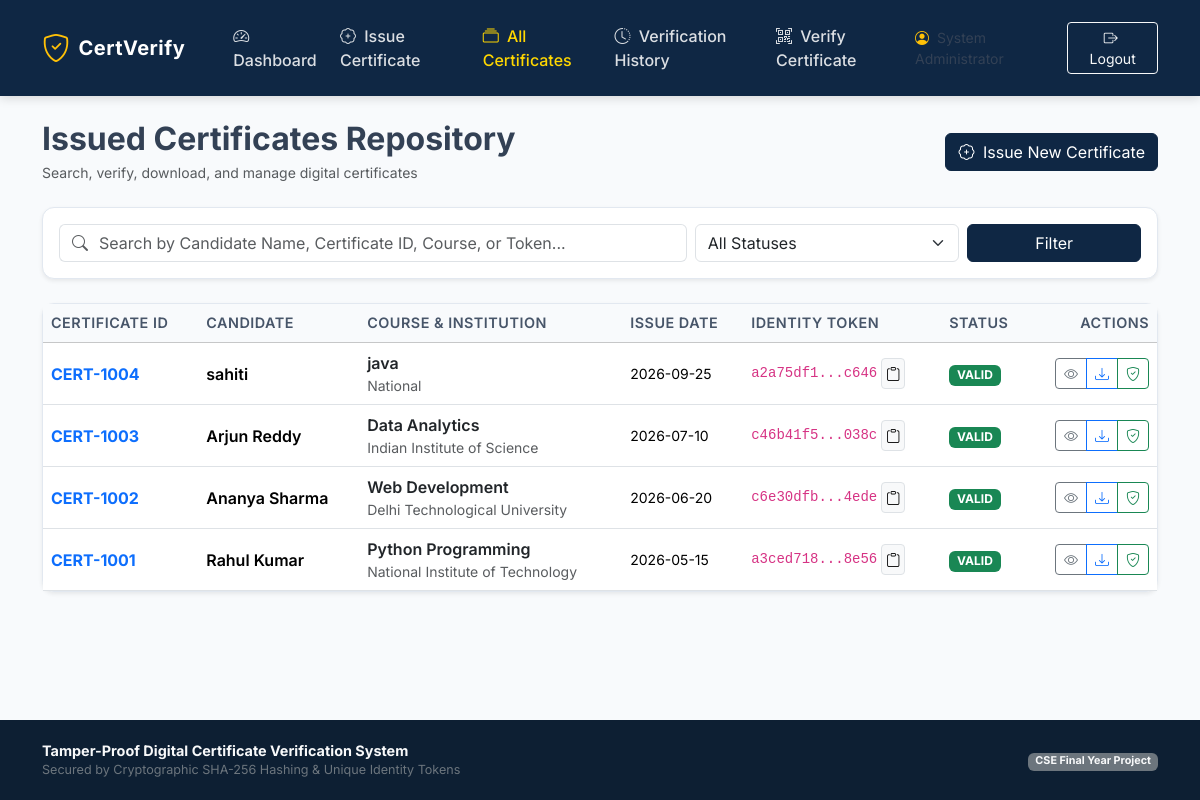
Screenshot of /certificates (signed in) with the database file from the repository.
### tables this page shows
CREATE TABLE users (
    id INTEGER PRIMARY KEY AUTOINCREMENT,
    name TEXT NOT NULL,
    email TEXT UNIQUE NOT NULL,
    username TEXT UNIQUE NOT NULL,
    password_hash TEXT NOT NULL,
    role TEXT NOT NULL DEFAULT 'admin',
    created_at TIMESTAMP DEFAULT CURRENT_TIMESTAMP
);

CREATE TABLE certificates (
    id INTEGER PRIMARY KEY AUTOINCREMENT,
    certificate_id TEXT UNIQUE NOT NULL,
    candidate_name TEXT NOT NULL,
    course_name TEXT NOT NULL,
    institution_name TEXT NOT NULL,
    issue_date TEXT NOT NULL,
    certificate_type TEXT NOT NULL DEFAULT 'Course Completion',
    file_path TEXT,
    sha256_hash TEXT NOT NULL,
    token TEXT UNIQUE NOT NULL,
    qr_code_path TEXT,
    status TEXT NOT NULL DEFAULT 'VALID',
    created_at TIMESTAMP DEFAULT CURRENT_TIMESTAMP,
    updated_at TIMESTAMP DEFAULT CURRENT_TIMESTAMP
);

### app.py (the view)
@app.route('/certificates')
@login_required
def certificates():
    search_query = request.args.get('q', '').strip()
    status_filter = request.args.get('status', '').strip()
    cert_list = get_all_certificates(search_query=search_query or None, status_filter=status_filter or None)
    return render_template('certificates.html', certificates=cert_list, search_query=search_query, status_filter=status_filter)

### app.py (called while the page is built)
def login_required(f):
    @wraps(f)
    def decorated_function(*args, **kwargs):
        if 'user_id' not in session:
            flash('Please log in to access this page.', 'warning')
            return redirect(url_for('login', next=request.url))
        return f(*args, **kwargs)
    return decorated_function

@app.context_processor
def inject_user():
    user = None
    if 'user_id' in session:
        user = get_user_by_id(session['user_id'])
    return {'current_user': user, 'now': datetime.now()}

### database.py (called while the page is built, shortened)
def get_db_connection():
    os.makedirs(os.path.dirname(Config.DATABASE_PATH), exist_ok=True)
    conn = sqlite3.connect(Config.DATABASE_PATH)
    conn.row_factory = sqlite3.Row
    conn.execute("PRAGMA foreign_keys = ON;")
    return conn

def get_user_by_id(user_id):
    conn = get_db_connection()
    user = conn.execute("SELECT * FROM users WHERE id = ?", (user_id,)).fetchone()
    conn.close()
    return user

def get_all_certificates(search_query=None, status_filter=None):
    conn = get_db_connection()
    sql = "SELECT * FROM certificates WHERE 1=1"
    params = []
    if status_filter:
        sql += " AND status = ?"
        params.append(status_filter)
    sql += " ORDER BY id DESC"
    certs = conn.execute(sql, params).fetchall()
    conn.close()
    return certs

### templates/certificates.html (shortened to what this page needs)
{% extends "base.html" %}
{% block content %}
<div class="d-flex flex-column flex-md-row justify-content-between align-items-md-center mb-4 gap-3">
    <div>
        <h2 class="fw-bold mb-1">Issued Certificates Repository</h2>
        <p class="text-muted small mb-0">Search, verify, download, and manage digital certificates</p>
    </div>
    <div class="d-flex gap-2">
        <a href="{{ url_for('issue_certificate') }}" class="btn btn-primary">
            <i class="bi bi-patch-plus me-1"></i> Issue New Certificate
        </a>
    </div>
</div>
<div class="card shadow-sm p-3 mb-4">
    <form method="GET" action="{{ url_for('certificates') }}" class="row g-2 align-items-center">
        <div class="col-md-7">
            <div class="input-group">
                <span class="input-group-text bg-white border-end-0"><i class="bi bi-search text-muted"></i></span>
                <input type="text" class="form-control border-start-0 ps-0" name="q" value="{{ search_query }}" placeholder="Search by Candidate Name, Certificate ID, Course, or Token...">
            </div>
        </div>
        <div class="col-md-3">
            <select class="form-select" name="status">
                <option value="">All Statuses</option>
            </select>
        </div>
        <div class="col-md-2 d-flex gap-2">
            <button type="submit" class="btn btn-primary w-100">Filter</button>
        </div>
    </form>
</div>
<div class="card shadow-sm">
    <div class="table-responsive">
        <table class="table table-hover align-middle mb-0 filterable-table">
            <thead class="table-light">
                <tr>
                    <th>Certificate ID</th>
                    <th>Candidate</th>
                    <th>Course & Institution</th>
                    <th>Issue Date</th>
                    <th>Identity Token</th>
                    <th>Status</th>
                    <th class="text-end">Actions</th>
                </tr>
            </thead>
            <tbody>
                {% if certificates %}
                    {% for cert in certificates %}
                    <tr>
                        <td>
                            <a href="{{ url_for('certificate_details', cert_id=cert.id) }}" class="fw-bold text-decoration-none">
                                {{ cert.certificate_id }}
                            </a>
                        </td>
                        <td class="fw-semibold">{{ cert.candidate_name }}</td>
                        <td>
                            <div class="fw-semibold text-dark">{{ cert.course_name }}</div>
                            <div class="small text-muted">{{ cert.institution_name }}</div>
                        </td>
                        <td class="small">{{ cert.issue_date }}</td>
                        <td>
                            <div class="d-flex align-items-center gap-1">
                                <code class="small text-truncate" style="max-width: 130px;" title="{{ cert.token }}">{{ cert.token[:8] }}...{{ cert.token[-4:] }}</code>
                                <button type="button" class="btn btn-sm btn-light border p-1" id="copy-btn-{{ cert.id }}" onclick="copyToClipboard('{{ cert.token }}', 'copy-btn-{{ cert.id }}')" title="Copy Token">
                                    <i class="bi bi-clipboard"></i>
                                </button>
                            </div>
                        </td>
                        <td>
                            {% if cert.status == 'VALID' %}
                                <span class="badge bg-success">VALID</span>
                            {% elif cert.status == 'REVOKED' %}
                                <span class="badge bg-danger">REVOKED</span>
                            {% else %}
                                <span class="badge bg-warning text-dark">{{ cert.status }}</span>
                            {% endif %}
                        </td>
                        <td class="text-end">
                            <div class="btn-group btn-group-sm">
                                <a href="{{ url_for('certificate_details', cert_id=cert.id) }}" class="btn btn-outline-secondary" title="View Details">
                                    <i class="bi bi-eye"></i>
                                </a>
                                <a href="{{ url_for('download_certificate', cert_id=cert.id) }}" class="btn btn-outline-primary" title="Download Certificate PDF">
                                    <i class="bi bi-download"></i>
                                </a>
                                <a href="{{ url_for('verify_token', token=cert.token) }}" class="btn btn-outline-success" title="Verify Certificate">
                                    <i class="bi bi-shield-check"></i>
                                </a>
                            </div>
                        </td>
                    </tr>
                    {% endfor %}
                {% endif %}
            </tbody>
        </table>
    </div>
</div>
{% endblock %}

### templates/base.html (shortened to what this page needs)
<!DOCTYPE html>
<html lang="en">
<head>
    <link href="https://cdn.jsdelivr.net/npm/bootstrap@5.3.3/dist/css/bootstrap.min.css" rel="stylesheet">
    <link rel="stylesheet" href="https://cdn.jsdelivr.net/npm/bootstrap-icons@1.11.3/font/bootstrap-icons.min.css">
    <link rel="stylesheet" href="{{ url_for('static', filename='css/style.css') }}">
</head>
<body>
    <nav class="navbar navbar-expand-lg navbar-dark navbar-custom py-3">
        <div class="container">
            <a class="navbar-brand d-flex align-items-center gap-2" href="{{ url_for('dashboard') if current_user else url_for('verify') }}">
                <i class="bi bi-shield-check text-warning fs-3"></i>
                <span class="fs-5">CertVerify</span>
            </a>
            <div class="collapse navbar-collapse" id="navbarMain">
                <ul class="navbar-nav me-auto mb-2 mb-lg-0 ms-lg-4">
                    {% if current_user %}
                    <li class="nav-item">
                        <a class="nav-link {{ 'active' if request.endpoint == 'dashboard' }}" href="{{ url_for('dashboard') }}">
                            <i class="bi bi-speedometer2 me-1"></i> Dashboard
                        </a>
                    </li>
                    <li class="nav-item">
                        <a class="nav-link {{ 'active' if request.endpoint == 'issue_certificate' }}" href="{{ url_for('issue_certificate') }}">
                            <i class="bi bi-patch-plus me-1"></i> Issue Certificate
                        </a>
                    </li>
                    <li class="nav-item">
                        <a class="nav-link {{ 'active' if request.endpoint == 'certificates' }}" href="{{ url_for('certificates') }}">
                            <i class="bi bi-collection me-1"></i> All Certificates
                        </a>
                    </li>
                    <li class="nav-item">
                        <a class="nav-link {{ 'active' if request.endpoint == 'verifications' }}" href="{{ url_for('verifications') }}">
                            <i class="bi bi-clock-history me-1"></i> Verification History
                        </a>
                    </li>
                    {% endif %}
                    <li class="nav-item">
                        <a class="nav-link {{ 'active' if request.endpoint in ['verify', 'verify_token'] }}" href="{{ url_for('verify') }}">
                            <i class="bi bi-qr-code-scan me-1"></i> Verify Certificate
                        </a>
                    </li>
                </ul>
                <div class="d-flex align-items-center gap-3">
                    {% if current_user %}
                    <span class="text-light-50 small d-none d-md-inline">
                        <i class="bi bi-person-circle me-1 text-warning"></i> {{ current_user.name }}
                    </span>
                    <a href="{{ url_for('logout') }}" class="btn btn-outline-light btn-sm px-3">
                        <i class="bi bi-box-arrow-right me-1"></i> Logout
                    </a>
                    {% else %}
                    <a href="{{ url_for('login') }}" class="btn btn-warning btn-sm px-3 fw-semibold">
                        <i class="bi bi-box-arrow-in-right me-1"></i> Admin Login
                    </a>
                    {% endif %}
                </div>
            </div>
        </div>
    </nav>
    <main class="container my-4 flex-grow-1">
        {% block content %}{% endblock %}
    </main>
    <footer>
        <div class="container text-center">
            <div class="row align-items-center">
                <div class="col-md-6 text-md-start mb-2 mb-md-0">
                    <span class="fw-bold text-light">Tamper-Proof Digital Certificate Verification System</span>
                    <div class="small text-secondary">Secured by Cryptographic SHA-256 Hashing & Unique Identity Tokens</div>
                </div>
                <div class="col-md-6 text-md-end">
                    <span class="badge bg-secondary text-light">CSE Final Year Project</span>
                </div>
            </div>
        </div>
    </footer>
</body>
</html>

### static/css/style.css (style rules this page uses)
:root { --primary: #0f2744; --primary-light: #1e3a5f; --accent: #c59b27; --accent-hover: #b08a20; --success: #198754; --danger: #dc3545; --warning: #ffc107; --info: #0dcaf0; --dark: #1e293b; --light-bg: #f8fafc; --card-bg: #ffffff; --border-color: #e2e8f0; }
body { background-color: var(--light-bg); font-family: 'Inter', -apple-system, BlinkMacSystemFont, "Segoe UI", Roboto, "Helvetica Neue", Arial, sans-serif; color: #334155; min-height: 100vh; display: flex; flex-direction: column; }
.navbar-custom { background-color: var(--primary); box-shadow: 0 2px 10px rgba(0, 0, 0, 0.15); }
.navbar-custom .navbar-brand { font-weight: 700; letter-spacing: 0.5px; color: #ffffff; }
.navbar-custom .nav-link { color: rgba(255, 255, 255, 0.85); font-weight: 500; transition: color 0.2s ease-in-out; }
.navbar-custom .nav-link:hover, .navbar-custom .nav-link.active { color: #ffd700; }
footer { margin-top: auto; background-color: #0d1f33; color: #94a3b8; padding: 20px 0; font-size: 0.9rem; }
.card { border: 1px solid var(--border-color); border-radius: 12px; box-shadow: 0 4px 12px rgba(0, 0, 0, 0.04); background-color: var(--card-bg); transition: transform 0.2s, box-shadow 0.2s; }
.table th { background-color: #f8fafc; color: #475569; font-weight: 600; font-size: 0.9rem; text-transform: uppercase; letter-spacing: 0.5px; }
.table td { vertical-align: middle; }
.btn-primary { background-color: var(--primary); border-color: var(--primary); }

### rows the page displays
users: name "System Administrator"
certificates: certificate_id "CERT-1004", candidate_name "sahiti", course_name "java", institution_name "National", issue_date "2026-09-25", token "a2a75df1", token "c646", status "VALID"
certificates: certificate_id "CERT-1003", candidate_name "Arjun Reddy", course_name "Data Analytics", institution_name "Indian Institute of Science", issue_date "2026-07-10", token "c46b41f5", token "038c", status "VALID"
certificates: certificate_id "CERT-1002", candidate_name "Ananya Sharma", course_name "Web Development", institution_name "Delhi Technological University", issue_date "2026-06-20", token "c6e30dfb", token "4ede", status "VALID"
certificates: certificate_id "CERT-1001", candidate_name "Rahul Kumar", course_name "Python Programming", institution_name "National Institute of Technology", issue_date "2026-05-15", token "a3ced718", token "8e56", status "VALID"
